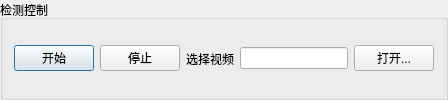
           <widget class="QGroupBox" name="groupBox_5">
            <property name="title">
             <string>检测控制</string>
            </property>
            <layout class="QHBoxLayout" name="horizontalLayout_14">
             <item>
              <layout class="QHBoxLayout" name="horizontalLayout_8">
               <item>
                <widget class="QPushButton" name="btnStart">
                 <property name="text">
                  <string>开始</string>
                 </property>
                 <property name="default">
                  <bool>true</bool>
                 </property>
                </widget>
               </item>
               <item>
                <widget class="QPushButton" name="btnStop">
                 <property name="text">
                  <string>停止</string>
                 </property>
                </widget>
               </item>
              </layout>
             </item>
             <item>
              <layout class="QHBoxLayout" name="horizontalLayout_9">
               <item>
                <widget class="QLabel" name="label_20">
                 <property name="text">
                  <string>选择视频</string>
                 </property>
                </widget>
               </item>
               <item>
                <widget class="QLineEdit" name="editPath">
                 <property name="readOnly">
                  <bool>false</bool>
                 </property>
                </widget>
               </item>
               <item>
                <widget class="QPushButton" name="btnOpen">
                 <property name="text">
                  <string>打开...</string>
                 </property>
                </widget>
               </item>
              </layout>
             </item>
            </layout>
           </widget>
